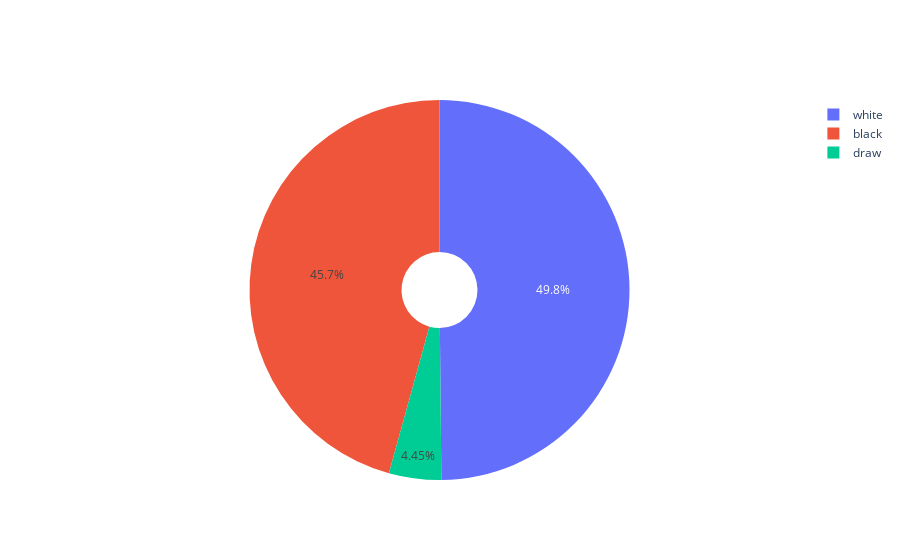

Source (notebook cell):
### Code cell
winner=chess.winner.value_counts()
fig = go.Figure(data=[go.Pie(labels=winner.index, values=winner,hole=0.2)])
fig.show()

### Figure 1 — Plotly figure (JSON) as saved in the notebook; plotly's stock layout.template omitted (floating-point values rounded to 4 significant figures)
{"data": [{"hole": 0.2, "labels": ["white", "black", "draw"], "type": "pie", "values": [8052, 7384, 719]}], "layout": {"autosize": true}}
